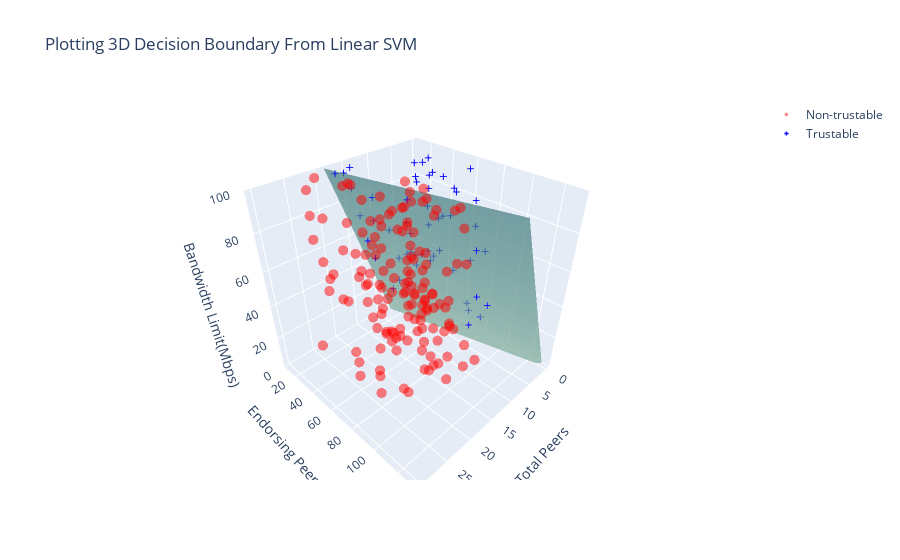

The notebook cell saved with this chart:
### Code cell
import pandas as pd
import numpy as np
import matplotlib.pyplot as plt
%matplotlib inline
from sklearn.svm import SVC
from sklearn.metrics import accuracy_score
from mpl_toolkits.mplot3d import Axes3D 
from sklearn import svm, datasets
from sklearn import metrics
import plotly.graph_objs as go
from sklearn import datasets

dataset = pd.read_csv('/home/inlab/Documents/testdataforhyperledgerhigh.csv')
result = ['Trustable','Non-Trustable']

X = dataset.iloc[:,[0,1,2]].values

y = dataset.iloc[:, 4].values

from sklearn.model_selection import train_test_split
X_train, X_test, y_train, y_test = train_test_split(X,y,test_size=0.2,random_state=20)

from sklearn.svm import SVC
#svc_model = SVC(kernel='linear')
#svc_model.fit(X_train, y_train)
svc = SVC(kernel='linear')
svc.fit(X_train, y_train)

# The equation of the separating plane is given by all x so that np.dot(svc.coef_[0], x) + b = 0.
# Solve for w3 (z)
z = lambda x,y: (-svc.intercept_[0]-svc.coef_[0][0]*x -svc.coef_[0][1]*y) / svc.coef_[0][2]


#tmp1 = np.linspace(0,100)
#tmp = np.linspace(-2,2,51)
tmp = np.linspace(10,130,51)
tmp1 = np.linspace(0,30,100)
#tmp = np.linspace(-2,2,51)
x,y = np.meshgrid(tmp1,tmp)

#fig = plt.figure() 
fig = go.FigureWidget()
fig.add_surface(x=x, y=y, z=z(x,y),colorscale='darkmint',opacity = 0.7, showscale=False)
fig.add_scatter3d(x=X_test[y_test==0,0], y=X_test[y_test==0,1], z=X_test[y_test==0,2],mode='markers',marker_symbol='circle', marker={'color': 'red','size':3.5,'opacity':0.5}, name = "Non-trustable")
fig.add_scatter3d(x=X_test[y_test==1,0], y=X_test[y_test==1,1], z=X_test[y_test==1,2],mode='markers', marker_symbol='cross',marker={'color': 'blue','size':3.5}, name = "Trustable")
fig.update_layout(title='Plotting 3D Decision Boundary From Linear SVM',scene_aspectmode='cube',
scene ={'xaxis':{'title': 'Total Peers',},
'yaxis':{'title': 'Endorsing Peers(%)'},
'zaxis':{'title': 'Bandwidth Limit(Mbps)', 'range': [0,100]}})

fig.update_xaxes(
        title_font = {"size": 20}
        )
fig.show()

### Figure 1 — Plotly figure (JSON) as saved in the notebook; plotly's stock layout.template omitted (floating-point values rounded to 4 significant figures; data arrays with more than 128 entries replaced by an {"elided": "..."} marker saying what was removed)
{"data": [{"colorscale": [[0, "rgb(210, 251, 212)"], [0.1667, "rgb(165, 219, 194)"], [0.3333, "rgb(123, 188, 176)"], [0.5, "rgb(85, 156, 158)"], [0.6667, "rgb(58, 124, 137)"], [0.8333, "rgb(35, 93, 114)"], [1, "rgb(18, 63, 90)"]], "opacity": 0.7, "showscale": false, "type": "surface", "uid": "80a12884-891b-4383-8edc-b77d07257fa7", "x": {"elided": "51x100 float values"}, "y": {"elided": "51x100 float values"}, "z": {"elided": "51x100 float values"}}, {"marker": {"color": "red", "opacity": 0.5, "size": 3.5, "symbol": "circle"}, "mode": "markers", "name": "Non-trustable", "type": "scatter3d", "uid": "11aa0075-3c6b-455a-91eb-08ff07762a39", "x": {"elided": "145 int values"}, "y": {"elided": "145 float values"}, "z": {"elided": "145 int values"}}, {"marker": {"color": "blue", "size": 3.5, "symbol": "cross"}, "mode": "markers", "name": "Trustable", "type": "scatter3d", "uid": "7bb3906e-d329-4f43-8eb5-942d59b79162", "x": [10, 7, 15, 7, 17, 16, 8, 6, 5, 5, 4, 9, 6, 9, 5, 6, 16, 4, 4, 12, 4, 4, 8, 5, 5, 7, 8, 5, 5, 5, 19, 7, 17, 9, 16, 4, 14, 8, 13, 9, 7, 7, 11, 4, 13, 11, 4, 9, 7, 10, 13, 7, 10, 13, 11], "y": [60, 20, 20, 43, 18, 19, 62.5, 50, 40, 80, 20, 22, 67, 56, 20, 33, 38, 50, 75, 100, 40, 75, 40, 90, 80, 29, 40, 60, 40, 20, 21, 57, 71, 56, 19, 70, 21, 90, 23, 100, 71, 20, 100, 40, 23, 64, 20, 67, 43, 100, 38, 100, 50, 62, 82], "z": [100, 40, 75, 100, 98, 90, 60, 50, 100, 25, 52, 23, 90, 92, 40, 90, 90, 71, 53, 100, 92, 26, 100, 25, 75, 25, 50, 75, 75, 60, 100, 75, 98, 59, 100, 100, 60, 25, 71, 73, 50, 25, 76, 41, 49, 78, 40, 100, 50, 50, 70, 40, 50, 100, 100]}], "layout": {"scene": {"aspectmode": "cube", "xaxis": {"title": {"text": "Total Peers"}}, "yaxis": {"title": {"text": "Endorsing Peers(%)"}}, "zaxis": {"range": [0, 100], "title": {"text": "Bandwidth Limit(Mbps)"}}}, "title": {"text": "Plotting 3D Decision Boundary From Linear SVM"}, "xaxis": {"title": {"font": {"size": 20}}}}}
